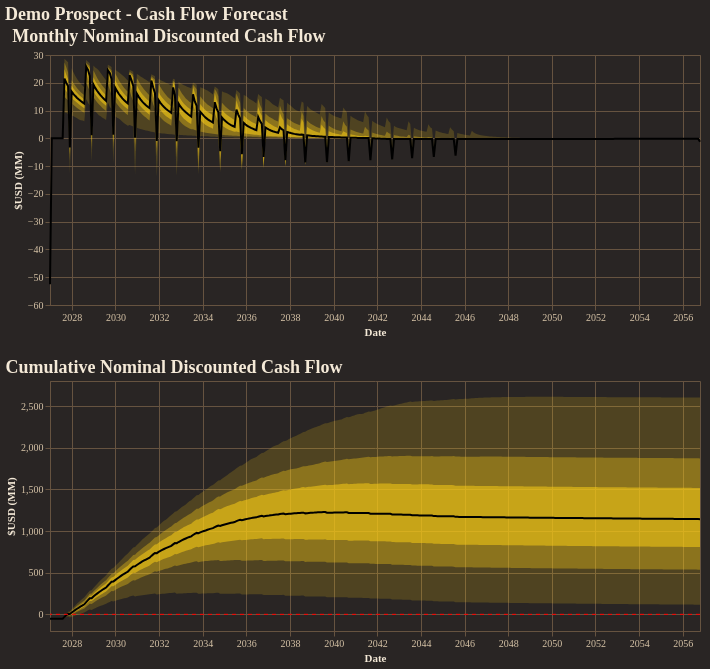

The code cell stored with this chart in its notebook:
### Code cell
fig = reporter.plotter.combined_cash_flow_plot(
    figsize=(650, 250),
    backend=PLOTTING_BACKEND
)
fig.show()

### Figure 1 — Vega-Lite specification as saved in the notebook (floating-point values rounded to 4 significant figures; data arrays with more than 128 entries replaced by an {"elided": "..."} marker saying what was removed)
{"config": {"background": "#292524", "view": {"fill": "#292524", "stroke": "#665340"}, "title": {"color": "#f4e9d7", "font": "Merriweather", "fontSize": 18, "fontWeight": 600, "subtitleColor": "#d5c2a6", "anchor": "start"}, "axis": {"domainColor": "#665340", "gridColor": "#665340", "tickColor": "#665340", "labelColor": "#d5c2a6", "titleColor": "#f4e9d7", "labelFont": "Merriweather", "titleFont": "Merriweather"}, "legend": {"titleColor": "#f4e9d7", "labelColor": "#d5c2a6", "labelFont": "Merriweather", "titleFont": "Merriweather", "orient": "top-right", "symbolType": "circle"}, "header": {"labelColor": "#d5c2a6", "titleColor": "#f4e9d7", "labelFont": "Merriweather", "titleFont": "Merriweather"}, "mark": {"color": "#c78d3b"}, "line": {"color": "#c78d3b"}, "bar": {"color": "#c78d3b"}, "point": {"color": "#ddb06d"}, "area": {"color": "#c78d3b", "opacity": 0.35}, "text": {"color": "#f4e9d7", "font": "Merriweather"}, "range": {"category": ["#5DA5DA", "#F28E2B", "#59C36A", "#E15759", "#B07AA1", "#4ECDC4", "#FF9DA7", "#EDC948"]}}, "vconcat": [{"layer": [{"mark": {"type": "area", "color": "rgba(250, 204, 21, 1.0)", "opacity": 0.18}, "encoding": {"tooltip": [{"field": "date", "title": "Date", "type": "temporal"}, {"field": "p01", "format": ",.2f", "title": "P01", "type": "quantitative"}, {"field": "p10", "format": ",.2f", "title": "P10", "type": "quantitative"}, {"field": "p25", "format": ",.2f", "title": "P25", "type": "quantitative"}, {"field": "p50", "format": ",.2f", "title": "P50", "type": "quantitative"}, {"field": "p75", "format": ",.2f", "title": "P75", "type": "quantitative"}, {"field": "p90", "format": ",.2f", "title": "P90", "type": "quantitative"}, {"field": "p99", "format": ",.2f", "title": "P99", "type": "quantitative"}], "x": {"field": "date", "title": "Date", "type": "temporal"}, "y": {"field": "p01", "title": "$USD (MM)", "type": "quantitative"}, "y2": {"field": "p99"}}}, {"mark": {"type": "area", "color": "rgba(250, 204, 21, 1.0)", "opacity": 0.35}, "encoding": {"tooltip": [{"field": "date", "title": "Date", "type": "temporal"}, {"field": "p01", "format": ",.2f", "title": "P01", "type": "quantitative"}, {"field": "p10", "format": ",.2f", "title": "P10", "type": "quantitative"}, {"field": "p25", "format": ",.2f", "title": "P25", "type": "quantitative"}, {"field": "p50", "format": ",.2f", "title": "P50", "type": "quantitative"}, {"field": "p75", "format": ",.2f", "title": "P75", "type": "quantitative"}, {"field": "p90", "format": ",.2f", "title": "P90", "type": "quantitative"}, {"field": "p99", "format": ",.2f", "title": "P99", "type": "quantitative"}], "x": {"field": "date", "title": "Date", "type": "temporal"}, "y": {"field": "p10", "title": "$USD (MM)", "type": "quantitative"}, "y2": {"field": "p90"}}}, {"mark": {"type": "area", "color": "rgba(250, 204, 21, 1.0)", "opacity": 0.55}, "encoding": {"tooltip": [{"field": "date", "title": "Date", "type": "temporal"}, {"field": "p01", "format": ",.2f", "title": "P01", "type": "quantitative"}, {"field": "p10", "format": ",.2f", "title": "P10", "type": "quantitative"}, {"field": "p25", "format": ",.2f", "title": "P25", "type": "quantitative"}, {"field": "p50", "format": ",.2f", "title": "P50", "type": "quantitative"}, {"field": "p75", "format": ",.2f", "title": "P75", "type": "quantitative"}, {"field": "p90", "format": ",.2f", "title": "P90", "type": "quantitative"}, {"field": "p99", "format": ",.2f", "title": "P99", "type": "quantitative"}], "x": {"field": "date", "title": "Date", "type": "temporal"}, "y": {"field": "p25", "title": "$USD (MM)", "type": "quantitative"}, "y2": {"field": "p75"}}}, {"mark": {"type": "line", "color": "black", "strokeWidth": 2}, "encoding": {"tooltip": [{"field": "date", "title": "Date", "type": "temporal"}, {"field": "p01", "format": ",.2f", "title": "P01", "type": "quantitative"}, {"field": "p10", "format": ",.2f", "title": "P10", "type": "quantitative"}, {"field": "p25", "format": ",.2f", "title": "P25", "type": "quantitative"}, {"field": "p50", "format": ",.2f", "title": "P50", "type": "quantitative"}, {"field": "p75", "format": ",.2f", "title": "P75", "type": "quantitative"}, {"field": "p90", "format": ",.2f", "title": "P90", "type": "quantitative"}, {"field": "p99", "format": ",.2f", "title": "P99", "type": "quantitative"}], "x": {"field": "date", "title": "Date", "type": "temporal"}, "y": {"field": "p50", "title": "$USD (MM)", "type": "quantitative"}}}], "data": {"name": "data-c0b719dbd912b49700a2630bf82d2494"}, "height": 250, "title": "Monthly Nominal Discounted Cash Flow", "width": 650}, {"layer": [{"layer": [{"mark": {"type": "area", "color": "rgba(250, 204, 21, 1.0)", "opacity": 0.18}, "encoding": {"tooltip": [{"field": "date", "title": "Date", "type": "temporal"}, {"field": "p01", "format": ",.2f", "title": "P01", "type": "quantitative"}, {"field": "p10", "format": ",.2f", "title": "P10", "type": "quantitative"}, {"field": "p25", "format": ",.2f", "title": "P25", "type": "quantitative"}, {"field": "p50", "format": ",.2f", "title": "P50", "type": "quantitative"}, {"field": "p75", "format": ",.2f", "title": "P75", "type": "quantitative"}, {"field": "p90", "format": ",.2f", "title": "P90", "type": "quantitative"}, {"field": "p99", "format": ",.2f", "title": "P99", "type": "quantitative"}], "x": {"field": "date", "title": "Date", "type": "temporal"}, "y": {"field": "p01", "title": "$USD (MM)", "type": "quantitative"}, "y2": {"field": "p99"}}}, {"mark": {"type": "area", "color": "rgba(250, 204, 21, 1.0)", "opacity": 0.35}, "encoding": {"tooltip": [{"field": "date", "title": "Date", "type": "temporal"}, {"field": "p01", "format": ",.2f", "title": "P01", "type": "quantitative"}, {"field": "p10", "format": ",.2f", "title": "P10", "type": "quantitative"}, {"field": "p25", "format": ",.2f", "title": "P25", "type": "quantitative"}, {"field": "p50", "format": ",.2f", "title": "P50", "type": "quantitative"}, {"field": "p75", "format": ",.2f", "title": "P75", "type": "quantitative"}, {"field": "p90", "format": ",.2f", "title": "P90", "type": "quantitative"}, {"field": "p99", "format": ",.2f", "title": "P99", "type": "quantitative"}], "x": {"field": "date", "title": "Date", "type": "temporal"}, "y": {"field": "p10", "title": "$USD (MM)", "type": "quantitative"}, "y2": {"field": "p90"}}}, {"mark": {"type": "area", "color": "rgba(250, 204, 21, 1.0)", "opacity": 0.55}, "encoding": {"tooltip": [{"field": "date", "title": "Date", "type": "temporal"}, {"field": "p01", "format": ",.2f", "title": "P01", "type": "quantitative"}, {"field": "p10", "format": ",.2f", "title": "P10", "type": "quantitative"}, {"field": "p25", "format": ",.2f", "title": "P25", "type": "quantitative"}, {"field": "p50", "format": ",.2f", "title": "P50", "type": "quantitative"}, {"field": "p75", "format": ",.2f", "title": "P75", "type": "quantitative"}, {"field": "p90", "format": ",.2f", "title": "P90", "type": "quantitative"}, {"field": "p99", "format": ",.2f", "title": "P99", "type": "quantitative"}], "x": {"field": "date", "title": "Date", "type": "temporal"}, "y": {"field": "p25", "title": "$USD (MM)", "type": "quantitative"}, "y2": {"field": "p75"}}}, {"mark": {"type": "line", "color": "black", "strokeWidth": 2}, "encoding": {"tooltip": [{"field": "date", "title": "Date", "type": "temporal"}, {"field": "p01", "format": ",.2f", "title": "P01", "type": "quantitative"}, {"field": "p10", "format": ",.2f", "title": "P10", "type": "quantitative"}, {"field": "p25", "format": ",.2f", "title": "P25", "type": "quantitative"}, {"field": "p50", "format": ",.2f", "title": "P50", "type": "quantitative"}, {"field": "p75", "format": ",.2f", "title": "P75", "type": "quantitative"}, {"field": "p90", "format": ",.2f", "title": "P90", "type": "quantitative"}, {"field": "p99", "format": ",.2f", "title": "P99", "type": "quantitative"}], "x": {"field": "date", "title": "Date", "type": "temporal"}, "y": {"field": "p50", "title": "$USD (MM)", "type": "quantitative"}}}], "data": {"name": "data-067eb335de3dfb860ffb604a06ccffc5"}, "title": "Cumulative Nominal Discounted Cash Flow"}, {"data": {"name": "data-42990c68f268a11fa16682fcd3437a6f"}, "mark": {"type": "rule", "color": "red", "strokeDash": [4, 4]}, "encoding": {"y": {"field": "zero", "type": "quantitative"}}}], "height": 250, "width": 650}], "title": "Demo Prospect - Cash Flow Forecast", "$schema": "https://vega.github.io/schema/vega-lite/v5.20.1.json", "datasets": {"data-c0b719dbd912b49700a2630bf82d2494": {"elided": "360 records"}, "data-067eb335de3dfb860ffb604a06ccffc5": {"elided": "360 records"}, "data-42990c68f268a11fa16682fcd3437a6f": [{"zero": 0}]}}
